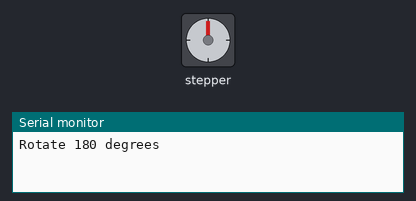
A sketch run on a simulated ESP32. Parts: stepper motor, the last lines printed to the serial monitor. Wiring (inferred from the names in the program): stepper motor driver (200 steps per turn assumed): step GPIO 26; direction GPIO 27; enable GPIO 25.

Above: at 1.05 s.
At 2.6 s:
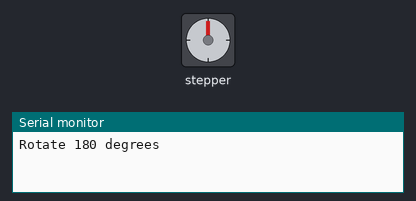
At 4.2 s:
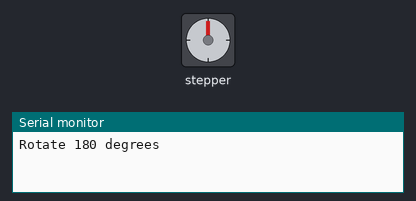
At 7.8 s:
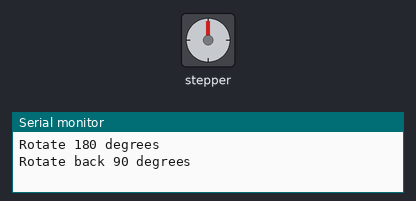
Timing chart, 0 to 9.9 s (numbered marks = the images above):
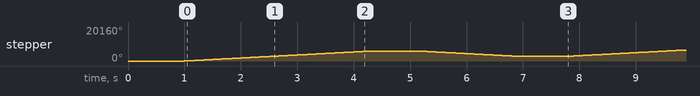

The sketch:

TestStepMotor.ino
```cpp
#define PUL_PIN 26 // Pulse signal pin
#define DIR_PIN 27 // Direction signal pin
#define ENA_PIN 25 // Enable signal pin

void setup() {
  Serial.begin(9600);
  pinMode(PUL_PIN, OUTPUT);
  pinMode(DIR_PIN, OUTPUT);
  pinMode(ENA_PIN, OUTPUT);
  digitalWrite(ENA_PIN, LOW); // Enable the driver
  delay(1000); // Wait for system to be ready
}

void loop() {
  // Enable TB6600 driver
  digitalWrite(ENA_PIN, LOW); // Or HIGH depending on your wiring

  // Rotate motor 180°
  Serial.println("Rotate 180 degrees");
  digitalWrite(DIR_PIN, HIGH);
  stepMotor(3200); // Rotate 3200 microsteps (180°) with 1/16 microstepping
  delay(1000); // Wait 1 second

  // Rotate motor back 90°
  Serial.println("Rotate back 90 degrees");
  digitalWrite(DIR_PIN, LOW);
  stepMotor(1600); // Rotate 1600 microsteps (90°)
  delay(1000); // Wait 1 second

  // Disable TB6600 driver
  digitalWrite(ENA_PIN, HIGH); // Or LOW depending on your wiring
}

void stepMotor(int steps) {
  for (int i = 0; i < steps; i++) {
    digitalWrite(PUL_PIN, HIGH);
    delayMicroseconds(500);
    digitalWrite(PUL_PIN, LOW);
    delayMicroseconds(500);
  }
}
```

Measured:
- by itself, stepper: turns 5760° clockwise in 3.2 s, then 2880° counter-clockwise in 1.6 s, repeating every 6.8 s
